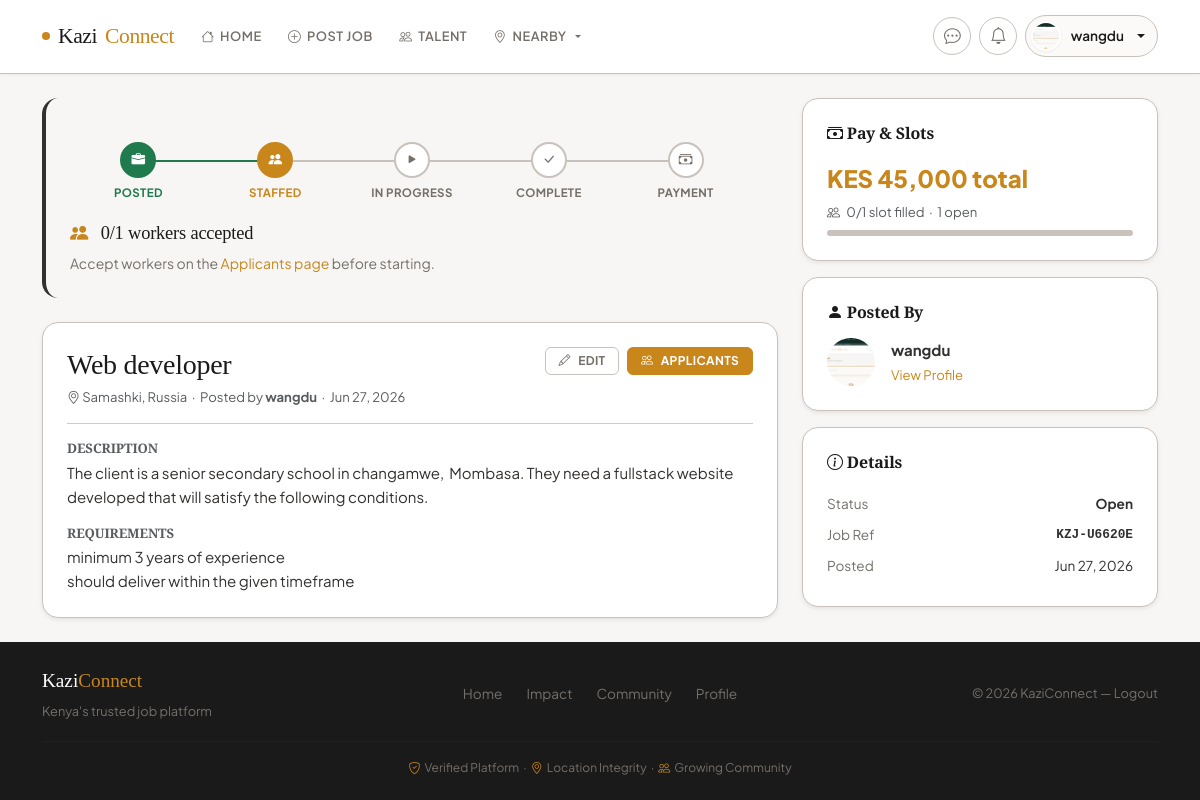
Page /job/2/view (signed in) on the earlier database version.
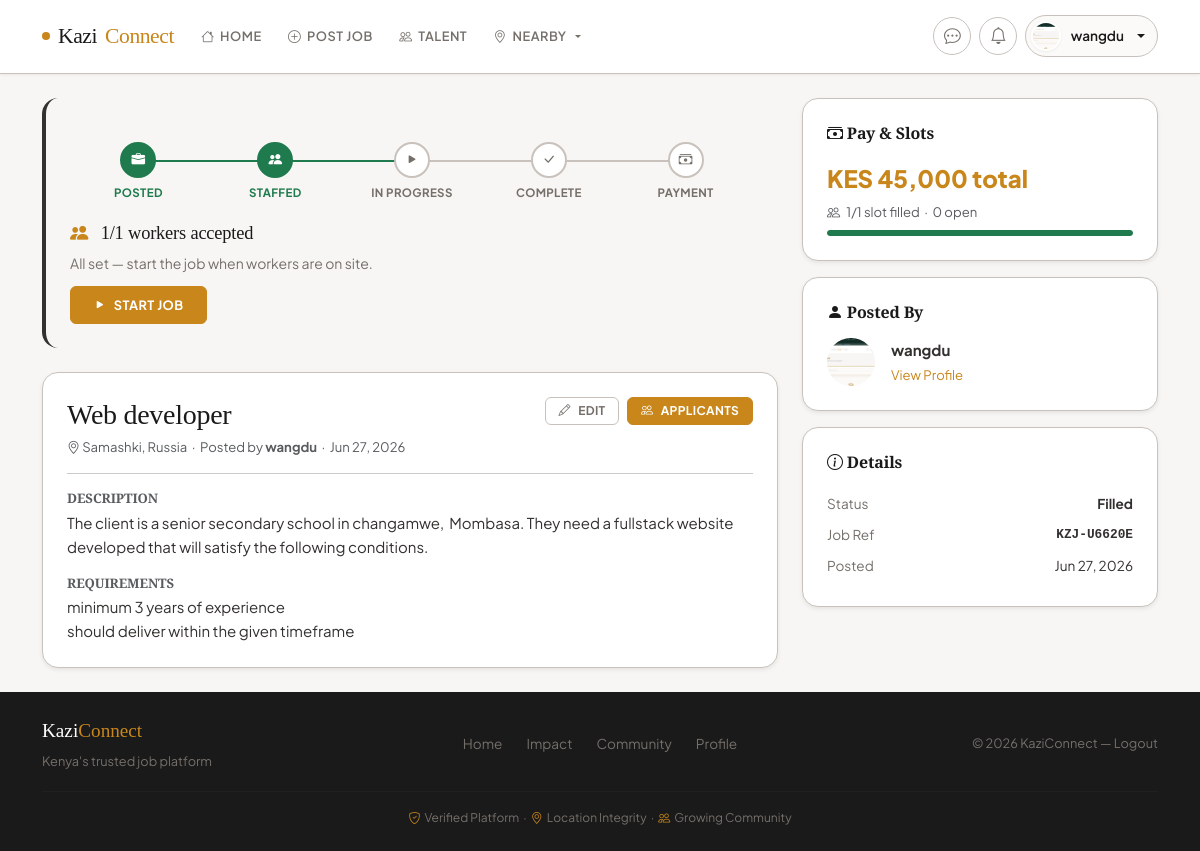
Same page on the later database version.
### app.py (models this page shows, shortened)
class Job(db.Model):
    __tablename__ = 'job'
    id = db.Column(db.Integer, primary_key=True)
    job_ref = db.Column(db.String(12), unique=True, nullable=True, index=True)  # e.g. KZJ-A3F9X2
    title = db.Column(db.String(120), nullable=False)
    description = db.Column(db.Text, nullable=False)
    location = db.Column(db.String(120), nullable=False)
    latitude = db.Column(db.Float, nullable=True)
    longitude = db.Column(db.Float, nullable=True)
    requirements = db.Column(db.Text, nullable=False)
    poster_id = db.Column(db.Integer, db.ForeignKey('user.id'), nullable=False)
    status = db.Column(db.String(20), default='open')  # open, filled, in_progress, completed, cancelled
    pay_amount = db.Column(db.Float, nullable=True)
    pay_type = db.Column(db.String(20), default='fixed')  # fixed, per_hour, per_day
    slots_total = db.Column(db.Integer, default=1, nullable=False)
    slots_filled = db.Column(db.Integer, default=0, nullable=False)
    created_at = db.Column(db.DateTime, default=lambda: datetime.now(timezone.utc))
    updated_at = db.Column(db.DateTime, default=lambda: datetime.now(timezone.utc), onupdate=lambda: datetime.now(timezone.utc))
    started_at = db.Column(db.DateTime, nullable=True)
    completed_at = db.Column(db.DateTime, nullable=True)
    applications = db.relationship('JobApplication', backref='job', lazy=True, cascade='all, delete-orphan')
    media = db.relationship('JobMedia', backref='job', lazy=True, cascade='all, delete-orphan')
    def slots_remaining(self):
        return max(0, (self.slots_total or 1) - (self.slots_filled or 0))
    def pay_label(self):
        if not self.pay_amount:
            return 'Pay not specified'
        suffix = {'per_hour': ' / hour', 'per_day': ' / day', 'fixed': ' total'}.get(self.pay_type, '')
        return f'KES {self.pay_amount:,.0f}{suffix}'
    def status_label(self):
        return {
            'open': 'Open',
            'filled': 'Filled',
            'in_progress': 'In Progress',
            'completed': 'Completed',
            'cancelled': 'Cancelled',
        }.get(self.status, self.status.title())
    def can_start(self):
        return self.status in ('open', 'filled') and self.slots_filled > 0

### app.py (the view, shortened to what this page needs)
@app.route('/job/<int:job_id>/view')
@login_required
def job_detail(job_id):
    job = Job.query.get_or_404(job_id)
    is_poster = (current_user.is_authenticated and current_user.id == job.poster_id)
    user_application = None
    can_rate_poster = False
    rateable_workers = []
    return render_template(
        'job_detail.html',
        job=job,
        is_poster=is_poster,
        user_application=user_application,
        can_rate_poster=can_rate_poster,
        rateable_workers=rateable_workers
    )

### app.py (called while the page is built)
@app.context_processor
def inject_template_helpers():
    return {
        "now": lambda: datetime.utcnow(),
        "csrf_token": generate_csrf,
        "sanitize": sanitize_html
    }

@app.context_processor
def inject_template_helpers():
    return {
        "now": lambda: datetime.now(timezone.utc),
        "csrf_token": generate_csrf,
        "sanitize": sanitize_html
    }

@login_manager.user_loader
def load_user(user_id):
    try:
        return db.session.get(User, int(user_id))
    except (ValueError, TypeError):
        return None

    def is_recruiter(self):
        return self.role == 'recruiter'

    def avg_rating(self):
        from sqlalchemy import func
        result = db.session.query(func.avg(Rating.score)).filter_by(ratee_id=self.id).scalar()
        return round(float(result), 1) if result else None

### templates/job_detail.html (shortened to what the changed rows need)
{% extends 'base.html' %}
{% block content %}
<div class="row g-4">
  <div class="col-12 col-lg-8">
    {% set s = job.status %}
    {% if s in ('in_progress', 'completed', 'cancelled') or (s in ('open','filled') and is_poster) %}
    <div class="completion-banner status-{{ s }}">
      <div class="flow-steps">
        <div class="flow-step {% if s in ('open','filled','in_progress','completed') %}done{% endif %}">
          <div class="flow-dot"><i class="bi bi-briefcase-fill"></i></div>
          <span class="flow-label">Posted</span>
        </div>
        <div class="flow-step {% if s in ('filled','in_progress','completed') %}done{% elif s == 'open' %}active{% endif %}">
          <div class="flow-dot"><i class="bi bi-people-fill"></i></div>
          <span class="flow-label">Staffed</span>
        </div>
        <div class="flow-step {% if s in ('in_progress','completed') %}{% if s == 'in_progress' %}active{% else %}done{% endif %}{% endif %}">
          <div class="flow-dot"><i class="bi bi-play-fill"></i></div>
          <span class="flow-label">In Progress</span>
        </div>
        <div class="flow-step {% if s == 'completed' %}done{% elif s == 'in_progress' %}active{% endif %}">
          <div class="flow-dot"><i class="bi bi-check-lg"></i></div>
          <span class="flow-label">Complete</span>
        </div>
        {% if s != 'cancelled' %}
        <div class="flow-step {% if s == 'completed' %}active{% endif %}">
          <div class="flow-dot"><i class="bi bi-cash-stack"></i></div>
          <span class="flow-label">Payment</span>
        </div>
        {% endif %}
      </div>
      {% if s == 'in_progress' %}
        <h5><i class="bi bi-play-circle-fill me-2" style="color:var(--ochre);"></i>Job is in Progress</h5>
        <p>Started {{ job.started_at.strftime('%b %d, %Y at %H:%M') if job.started_at else 'recently' }}</p>
        {% if is_poster %}
          <div class="d-flex gap-2 flex-wrap">
            <form method="post" action="{{ url_for('complete_job', job_id=job.id) }}">
              <input type="hidden" name="csrf_token" value="{{ csrf_token() }}">
              <button class="btn btn-success">
                <i class="bi bi-check-circle-fill"></i> Mark Job Complete
              </button>
            </form>
            <form method="post" action="{{ url_for('cancel_job', job_id=job.id) }}"
                  onsubmit="return confirm('Cancel this job?')">
              <input type="hidden" name="csrf_token" value="{{ csrf_token() }}">
              <button class="btn btn-outline-secondary">
                <i class="bi bi-x-circle"></i> Cancel
              </button>
            </form>
          </div>
        {% else %}
          <p style="margin:0; font-size:.85rem; color:var(--stone);">
            <i class="bi bi-info-circle me-1"></i>
            Waiting for the recruiter to mark this job complete. Payment will be released upon completion.
          </p>
        {% endif %}
      {% elif s == 'cancelled' %}
        <h5><i class="bi bi-x-circle-fill me-2" style="color:var(--danger-fg);"></i>Job Cancelled</h5>
        <p style="margin:0;">This job was cancelled. No payments will be processed.</p>
      {% elif is_poster and s in ('open', 'filled') %}
        <h5><i class="bi bi-people-fill me-2" style="color:var(--clay);"></i>
          {{ job.slots_filled }}/{{ job.slots_total }} workers accepted</h5>
        {% if job.can_start() %}
          <p>All set — start the job when workers are on site.</p>
          <form method="post" action="{{ url_for('start_job', job_id=job.id) }}">
            <button class="btn btn-primary">
              <i class="bi bi-play-fill"></i> Start Job
            </button>
          </form>
        {% else %}
          <p style="margin:0; font-size:.875rem;">
            Accept workers on the <a href="{{ url_for('job_applications', job_id=job.id) }}">Applicants page</a> before starting.
          </p>
        {% endif %}
      {% endif %}
    </div>
    {% endif %}
    <div class="card shadow-sm">
      <div class="card-body">
        <div class="d-flex justify-content-between align-items-start flex-wrap gap-2 mb-3">
          <div>
            <h3 class="mb-1">{{ job.title }}</h3>
            <div class="small text-muted">
              <i class="bi bi-geo-alt"></i> {{ job.location }}
              &nbsp;·&nbsp;
              Posted by <strong>{{ job.poster.username or job.poster.email.split('@')[0] }}</strong>
              &nbsp;·&nbsp;
              {{ job.created_at.strftime('%b %d, %Y') }}
            </div>
          </div>
        </div>
        <div class="mb-3">
          <h6 class="fw-bold text-muted small text-uppercase mb-1">Description</h6>
          <p class="mb-0" style="white-space:pre-wrap;">{{ job.description }}</p>
        </div>
        {% if job.requirements %}
          <div class="mb-0">
            <h6 class="fw-bold text-muted small text-uppercase mb-1">Requirements</h6>
            <p class="mb-0" style="white-space:pre-wrap;">{{ job.requirements }}</p>
          </div>
        {% endif %}
      </div>
    </div>
  </div>
  <div class="col-12 col-lg-4">
    <div class="card shadow-sm mb-3">
      <div class="card-body">
        <h6 class="fw-bold mb-3"><i class="bi bi-cash-stack me-1"></i>Pay & Slots</h6>
        <div style="font-size:1.5rem; font-weight:800; color:var(--clay); margin-bottom:.25rem;">
          {{ job.pay_label() }}
        </div>
        <div class="small text-muted mb-2">
          <i class="bi bi-people me-1"></i>
          {{ job.slots_filled }}/{{ job.slots_total }} slot{{ 's' if job.slots_total != 1 else '' }} filled
          &nbsp;·&nbsp;
          {{ job.slots_remaining() }} open
        </div>
        <div style="height:6px; background:var(--dust); border-radius:999px; overflow:hidden;">
          <div style="height:100%; width:{{ [job.slots_filled / job.slots_total * 100, 100]|min if job.slots_total else 0 }}%;
                      background:var(--sage); border-radius:999px;"></div>
        </div>
      </div>
    </div>
    <div class="card shadow-sm">
      <div class="card-body">
        <table style="width:100%; font-size:.85rem; border-collapse:collapse;">
          <tr><td style="color:var(--stone); padding:.3rem 0;">Status</td>
              <td class="text-end fw-bold">{{ job.status_label() }}</td></tr>
          <tr><td style="color:var(--stone); padding:.3rem 0;">Job Ref</td>
              <td class="text-end fw-bold" style="font-family:monospace; font-size:.8rem;">
                {{ job.job_ref or ('#' ~ job.id) }}</td></tr>
          <tr><td style="color:var(--stone); padding:.3rem 0;">Posted</td>
              <td class="text-end">{{ job.created_at.strftime('%b %d, %Y') }}</td></tr>
        </table>
      </div>
    </div>
  </div>
</div>
{% endblock %}

Differences in the rows shown:
changed Job "Web developer": status "open" → "filled" (drawn); slots_filled "0" → "1"; slots_remaining "1" → "0"; status_label "Open" → "Filled"
Other differences:
text no longer shown: "Accept workers on the Applicants page before starting."
text now shown: "All set — start the job when workers are on site. START JOB"
